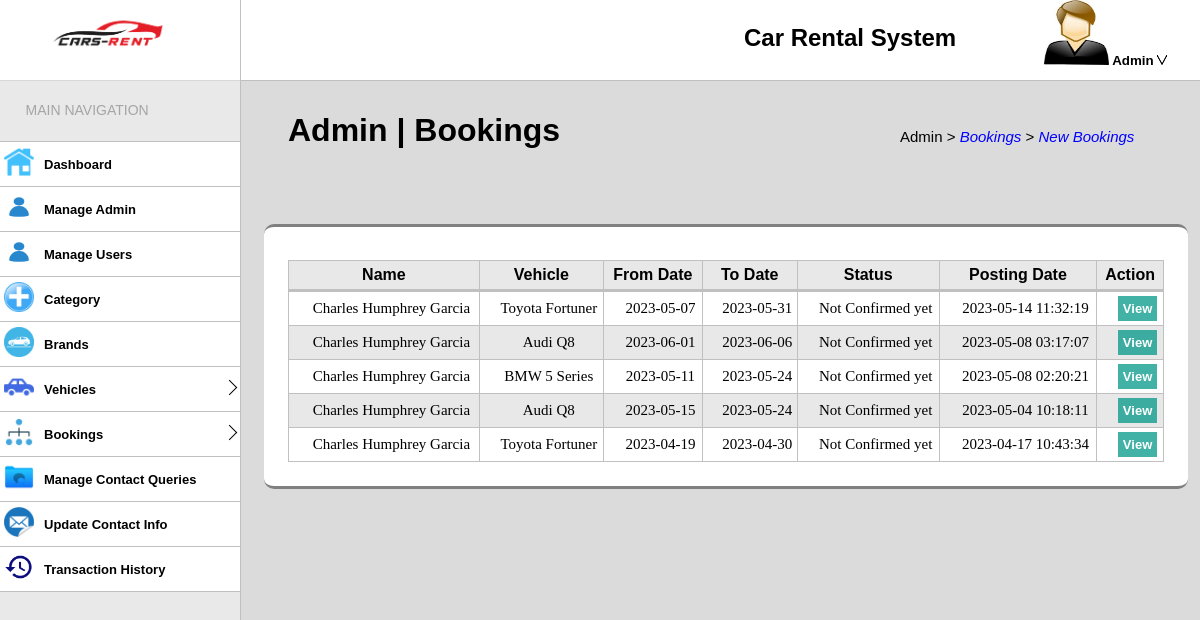
/newbookings.php, run on the app's committed database.
### tables this page shows
CREATE TABLE `bookings` (
  `booking_id` int(11) NOT NULL,
  `user_id` int(11) NOT NULL,
  `car_id` int(11) NOT NULL,
  `from_date` date NOT NULL,
  `to_date` date NOT NULL,
  `status` int(11) NOT NULL,
  `postingdate` timestamp NOT NULL DEFAULT current_timestamp() ON UPDATE current_timestamp(),
  `updationdate` timestamp NOT NULL DEFAULT '0000-00-00 00:00:00'
);

CREATE TABLE `tblusers` (
  `user_id` int(11) NOT NULL,
  `First_Name` varchar(120) NOT NULL,
  `Last_Name` varchar(120) NOT NULL,
  `Email` varchar(100) NOT NULL,
  `Password` varchar(100) NOT NULL,
  `ContactNo` char(11) NOT NULL,
  `house_no` varchar(20) DEFAULT NULL,
  `street` varchar(100) DEFAULT NULL,
  `Barangay` varchar(100) NOT NULL,
  `City` varchar(100) NOT NULL,
  `ZipCode` int(4) NOT NULL,
  `Province` varchar(100) NOT NULL,
  `Country` varchar(100) NOT NULL,
  `RegDate` date NOT NULL
);

CREATE TABLE `cars` (
  `car_id` int(11) NOT NULL,
  `carName` varchar(200) NOT NULL,
  `brand_id` int(11) NOT NULL,
  `category_id` int(11) NOT NULL,
  `Description` text NOT NULL,
  `Fuel_Type` varchar(100) NOT NULL,
  `Seats` int(11) NOT NULL,
  `Price` int(11) NOT NULL,
  `Image1` varchar(200) NOT NULL,
  `RegDate` date NOT NULL DEFAULT current_timestamp()
);

### newbookings.php (the view, shortened to what this page needs)
<?php
	include("include/connection.php");
?>
<!DOCTYPE html>
<html>
<head>
	<link rel="stylesheet" type="text/css" href="css/style.css">
	<link rel="stylesheet" type="text/css" href="css/users.css">
	<link rel="stylesheet" type="text/css" href="css/animate.min.css">
	<link rel="stylesheet" type="text/css" href="css/products.css">
</head>
<body>
	<h1 class="path">Admin | Bookings</h1>
	<p class="path1">Admin > <i style="color: blue;">Bookings</i> > <i style="color: blue;">New Bookings</i></p>
	<div class="top-left">
		<img src="img/logo.png">
	</div>
	<div class="top-right">
		<h2>Car Rental System</h2>
		<button href class="dropdown">
			<img src="img/user.jpg" class="icon">
			Admin
			<img src="img/dropdown.png" class="down">
		</button>
	</div>
	<div class="bottom-left">
		<span style="font-family: 'Arial',sans-serif;font-size: 14px;position: absolute;top: 3%;
		left: 11%;color: #a7a4a4;">MAIN NAVIGATION</span>
		<div class="images" style="margin-top: 61px;border-top: 1px solid silver;">
			<span><img src="img/home.png"></span>
			<span class="secspan"><a class="navbtn" href="admin.php" >Dashboard</a></span>
		</div>
		<div class="images">
			<span><img src="img/person.png"></span>
			<span class="secspan"><a class="navbtn" href="manageadmin.php" >Manage Admin</a></span>
		</div>
		<div class="images">
			<span><img src="img/person.png"></span>
			<span class="secspan"><a class="navbtn" href="users.php" >Manage Users</a></span>
		</div>
		<div class="images">
			<span><img src="img/add.png"></span>
			<span class="secspan"><a class="navbtn" href="category.php" >Category</a></span>
		</div>
		<div class="images">
			<span><img src="img/brand.png"></span>
			<span class="secspan"><a class="navbtn" href="brand.php" >Brands</a></span>
		</div>
		<div class="images">
			<span><img src="img/vehicle.png"></span>
			<span class="secspan"><button id="vehicle" class="navbtn" href="vehicle.php" >Vehicles</button></span>
			<span class="arrowcase1"><div class="arrow1"></div></span>
		</div>
		<div class="images">
			<span><img src="img/booking.png"></span>
			<span class="secspan"><button id="bookings" class="navbtn" href="#" >Bookings</button></span>
			<span class="arrowcase2"><div class="arrow2"></div></span>
		</div>
		<div class="images">
			<span><img src="img/message.png"></span>
			<span class="secspan"><a class="navbtn" href="contactqueries.php" >Manage Contact Queries</a></span>
		</div>
		<div class="images">
			<span><img src="img/contactinfo.png"></span>
			<span class="secspan"><a class="navbtn" href="upcontactinfo.php" >Update Contact Info</a></span>
		</div>
		<div class="images">
			<span><img src="img/history.png"></span>
			<span class="secspan"><a class="navbtn" href="transaction.php" >Transaction History</a></span>
		</div>
	</div>
	<div class="tablebox">
		<table>
				<tr style="border-bottom: 3px solid silver;font-family: 'Raleway', sans-serif;">
					<th>Name</th>
					<th>Vehicle</th>
					<th>From Date</th>
					<th>To Date</th>
					<th>Status</th>
					<th>Posting Date</th>
					<th>Action</th>
				</tr>
				<?php
					$sql_show = "SELECT *
					from bookings
					INNER JOIN tblusers ON bookings.user_id = tblusers.user_id
					INNER JOIN cars ON bookings.car_id = cars.car_id
					where bookings.status = 0
					ORDER BY bookings.booking_id DESC";
					$result = $conn->query($sql_show);
					if ($result->num_rows>0) {
						while ($rows = $result->fetch_assoc()) {
							$full_name = $rows['First_Name'].' '.$rows['Last_Name'];
				?>
						<tr>
							<td style="text-align: center;"><?php echo $full_name; ?></td>
							<td style="text-align: center;"><?php echo $rows['carName'];?></td>
							<td style="text-align: center;"><?php echo $rows['from_date']; ?></td>
							<td style="text-align: center;"><?php echo $rows['to_date']; ?></td>
							<td style="text-align: center;">Not Confirmed yet</td>
							<td style="text-align: center;"><?php echo $rows['postingdate']; ?></td>
							<td style="text-align: center;">
								<form method="get">
									<a style="background-color: #009688bd;" href="viewbooking.php?bookid=<?php echo $rows['booking_id']; ?>">View</a>
								</form>
							</td>
						</tr>
				<?php
						}
					}
				?>
		</table>
	</div>
</body>
</html>

### css/style.css (style rules this page uses)
* { padding: 0; margin: 0; }
body { overflow:scroll; z-index: 1; background-color: #80808047; }
.path { font-family: "Agency FB", sans-serif; position: absolute; top: 14%; left: 24%; }
.path1 { position: absolute; top: 16%; left: 75%; font-family: "Raleway", sans-serif; font-weight: 100; font-size: 15px; }
.top-left { width: 20%; height: 10%; position: fixed; top: 0; border-bottom: 1px solid silver; background-color: white; }
.top-left img { margin-left: 20%; width: 50%; margin-top: 5%; }
.top-right { border-left: 1px solid silver; width: 80%; height: 10%; position: fixed; top: 0; left: 20%; border-bottom: 1px solid silver; background-color: white; z-index: 3; }
.bottom-left { width: 20.1%; height: 90%; position: fixed; top: 10%; left: -1px; background-color: #ffffff61; border-right:1px solid silver; }
.top-right h2 { font-family: "Raleway", sans-serif; position: fixed; top: 3%; left: 62%; }
.dropdown { background-color: white; border: none; position: fixed; top: 0%; left: 87%; font-weight: 700; }
.dropdown .icon { width: 65px; height: 65px; ; }
.dropdown .down { width: 10px; height: 10px; }
.bottom-left .images { background-color: white; width: 100%; transition: ease-in-out .2s ; display: flex; border-bottom: 1px solid silver; }
.bottom-left .images span img { width: 30px; height: 30px; margin: 5px 5px 0 5px; }
.bottom-left .images .secspan { flex-grow:1; }
.bottom-left .images .navbtn { text-decoration: none; color: black; font-family: "Raleway", sans-serif; font-size: 13px; font-weight: 700; display: flex; border:none; transition: ease-in-out .2s ; padding: 15px 0 14px 5px; background-color: white; }
.bottom-left .images button { width: 100%; }
.arrow1 { border-top: 1px solid black; border-right: 1px solid black; width: 10px; height: 10px; z-index: 3; transform: rotate(45deg); margin-top: 15px; margin-right: 5px; transition: ease-in-out .3s; }
.arrow2 { border-top: 1px solid black; border-right: 1px solid black; width: 10px; height: 10px; z-index: 3; transform: rotate(45deg); margin-top: 15px; margin-right: 5px; transition: ease-in-out .3s; }

### css/users.css (style rules this page uses)
.tablebox { background-color: white; width: 73%; position: absolute; top: 28%; right: 1%; border-radius: 10px; border-top: 3px solid gray; border-bottom: 3px solid gray; padding:2%; display: flex; flex-direction: column; }
.tablebox table { width: 100%; margin-top: 1%; }
.tablebox table,tr,th,td { border:1px solid silver; border-collapse: collapse; padding: 5px; }
.tablebox table tr:nth-child(odd) { background-color: #8080802e; }
.tablebox tr td { font-size: 17px; }
.tablebox table tr td { font-size: 15px; padding: 8px 0 8px 15px; }
.tablebox table tr td a { font-weight: 500; font-size: 13px; text-decoration: none; color: white; font-weight: 700; font-family: sans-serif; border: none; padding: 5px; }

### data on the page
bookings: user.Last_Name "Charles Humphrey Garcia", car.carName "Toyota Fortuner", from_date "2023-05-07", to_date "2023-05-31", postingdate "2023-05-14 11:32:19"
bookings: user.Last_Name "Charles Humphrey Garcia", car.carName "Audi Q8", from_date "2023-06-01", to_date "2023-06-06", postingdate "2023-05-08 03:17:07"
bookings: user.Last_Name "Charles Humphrey Garcia", car.carName "BMW 5 Series", from_date "2023-05-11", to_date "2023-05-24", postingdate "2023-05-08 02:20:21"
bookings: user.Last_Name "Charles Humphrey Garcia", car.carName "Audi Q8", from_date "2023-05-15", to_date "2023-05-24", postingdate "2023-05-04 10:18:11"
bookings: user.Last_Name "Charles Humphrey Garcia", car.carName "Toyota Fortuner", from_date "2023-04-19", to_date "2023-04-30", postingdate "2023-04-17 10:43:34"
